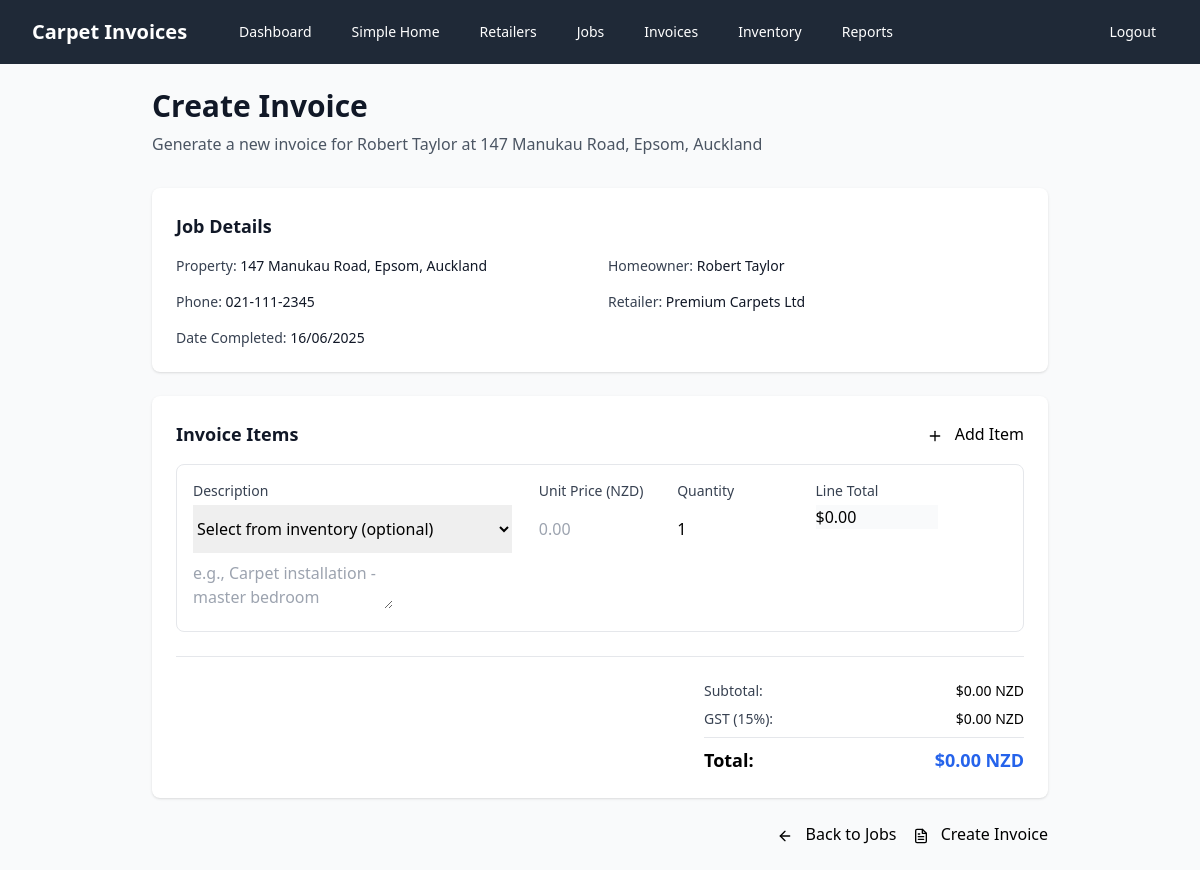
The page /invoice/add/7 (signed in) on the database its author committed.
### models.py (models this page shows, shortened)
class Job(db.Model):
    id = db.Column(db.Integer, primary_key=True)
    street_address = db.Column(db.String(200), nullable=False)
    suburb = db.Column(db.String(100), nullable=False)
    town_city = db.Column(db.String(100), nullable=False)
    retailer_id = db.Column(db.Integer, ForeignKey('retailer.id'), nullable=False)
    homeowner_name = db.Column(db.String(100), nullable=False)
    homeowner_phone = db.Column(db.String(20), nullable=False)
    date_completed = db.Column(db.Date, nullable=False)
    retailer = relationship("Retailer", back_populates="jobs")
    invoices = relationship("Invoice", back_populates="job")
    @property
    def full_address(self):
        return f"{self.street_address}, {self.suburb}, {self.town_city}"

class Retailer(db.Model):
    id = db.Column(db.Integer, primary_key=True)
    name = db.Column(db.String(100), nullable=False)
    email = db.Column(db.String(120), nullable=False)
    phone = db.Column(db.String(20), nullable=False)
    jobs = relationship("Job", back_populates="retailer")

### app.py (the view)
@app.route('/invoice/add/<int:job_id>')
@login_required
def add_invoice(job_id):
    job = db.session.get(Job, job_id)
    if not job:
        flash('Job not found!', 'error')
        return redirect(url_for('jobs'))
    inventory_items = db.session.query(InventoryItem).filter_by(is_active=True).all()
    return render_template('invoice_form.html', job=job, inventory_items=inventory_items)

### app.py (called while the page is built)
def login_required(f):
    from functools import wraps
    @wraps(f)
    def decorated_function(*args, **kwargs):
        if not session.get('logged_in'):
            return redirect(url_for('login'))
        return f(*args, **kwargs)
    return decorated_function

def format_nz_currency(amount):
    return f"${amount:.2f} NZD"

@app.template_filter('nz_currency')
def nz_currency_filter(amount):
    return format_nz_currency(amount)

@app.template_filter('nz_date')
def nz_date_filter(date):
    if date:
        return date.strftime('%d/%m/%Y')
    return ''

### templates/invoice_form.html (shortened to what this page needs)
{% extends "base.html" %}
{% block content %}
<div class="max-w-4xl mx-auto">
    <div class="mb-8">
        <h1 class="text-3xl font-bold text-gray-900">Create Invoice</h1>
        <p class="mt-2 text-gray-600">Generate a new invoice for {{ job.homeowner_name }} at {{ job.full_address }}</p>
    </div>
    <div class="bg-white rounded-lg shadow mb-6">
        <div class="p-6">
            <h2 class="text-lg font-semibold text-gray-900 mb-4">Job Details</h2>
            <div class="grid grid-cols-1 md:grid-cols-2 gap-4 text-sm">
                <div>
                    <span class="font-medium text-gray-700">Property:</span>
                    <span class="text-gray-900">{{ job.full_address }}</span>
                </div>
                <div>
                    <span class="font-medium text-gray-700">Homeowner:</span>
                    <span class="text-gray-900">{{ job.homeowner_name }}</span>
                </div>
                <div>
                    <span class="font-medium text-gray-700">Phone:</span>
                    <span class="text-gray-900">{{ job.homeowner_phone }}</span>
                </div>
                <div>
                    <span class="font-medium text-gray-700">Retailer:</span>
                    <span class="text-gray-900">{{ job.retailer.name }}</span>
                </div>
                <div>
                    <span class="font-medium text-gray-700">Date Completed:</span>
                    <span class="text-gray-900">{{ job.date_completed | nz_date }}</span>
                </div>
            </div>
        </div>
    </div>
    <form action="{{ url_for('create_invoice') }}" method="POST" class="space-y-6">
        <div class="bg-white rounded-lg shadow">
            <div class="p-6">
                <div class="flex items-center justify-between mb-4">
                    <h2 class="text-lg font-semibold text-gray-900">Invoice Items</h2>
                    <button type="button" id="add-line" class="btn-secondary">
                        <i data-feather="plus" class="inline h-4 w-4 mr-2"></i>
                        Add Item
                    </button>
                </div>
                <div id="invoice-lines" class="space-y-4">
                    <div class="invoice-line p-4 border border-gray-200 rounded-lg">
                        <div class="grid grid-cols-1 lg:grid-cols-12 gap-4 items-start">
                            <div class="lg:col-span-5">
                                <label class="block text-sm font-medium text-gray-700 mb-1">Description</label>
                                <select class="form-select touch-input mb-2 inventory-select" onchange="populateFromInventory(this)">
                                    <option value="">Select from inventory (optional)</option>
                                </select>
                                <textarea name="description[]" rows="2"
                                         class="form-textarea touch-input description-field"
                                         placeholder="e.g., Carpet installation - master bedroom"
                                         required></textarea>
                            </div>
                            <div class="lg:col-span-2">
                                <label class="block text-sm font-medium text-gray-700 mb-1">Unit Price (NZD)</label>
                                <input type="number" name="unit_price[]" step="0.01" min="0"
                                       class="form-input touch-input unit-price"
                                       placeholder="0.00" required>
                            </div>
                            <div class="lg:col-span-2">
                                <label class="block text-sm font-medium text-gray-700 mb-1">Quantity</label>
                                <input type="number" name="quantity[]" min="0.01" step="0.01"
                                       class="form-input touch-input quantity"
                                       placeholder="1" value="1" required>
                            </div>
                            <div class="lg:col-span-2">
                                <label class="block text-sm font-medium text-gray-700 mb-1">Line Total</label>
                                <div class="form-input bg-gray-50 line-total font-medium">$0.00</div>
                            </div>
                        </div>
                    </div>
                </div>
                <div class="mt-6 border-t pt-6">
                    <div class="flex justify-end">
                        <div class="w-full max-w-xs space-y-2">
                            <div class="flex justify-between text-sm">
                                <span class="font-medium text-gray-700">Subtotal:</span>
                                <span id="subtotal" class="font-medium">$0.00 NZD</span>
                            </div>
                            <div class="flex justify-between text-sm">
                                <span class="font-medium text-gray-700">GST (15%):</span>
                                <span id="gst-amount" class="font-medium">$0.00 NZD</span>
                            </div>
                            <div class="flex justify-between text-lg font-bold border-t pt-2">
                                <span>Total:</span>
                                <span id="total" class="text-blue-600">$0.00 NZD</span>
                            </div>
                        </div>
                    </div>
                </div>
            </div>
        </div>
        <div class="flex flex-col sm:flex-row gap-4 justify-end">
            <a href="{{ url_for('jobs') }}" class="btn-secondary text-center">
                <i data-feather="arrow-left" class="inline h-4 w-4 mr-2"></i>
                Back to Jobs
            </a>
            <button type="submit" class="btn-primary">
                <i data-feather="file-text" class="inline h-4 w-4 mr-2"></i>
                Create Invoice
            </button>
        </div>
    </form>
</div>
{% endblock %}

### templates/base.html (style rules this page uses)
.touch-input { min-height: 48px; font-size: 16px; }
.form-input { @apply w-full px-4 py-3 border border-gray-300 rounded-lg focus:ring-2 focus:ring-blue-500 focus:border-transparent; }
.form-select { @apply w-full px-4 py-3 border border-gray-300 rounded-lg focus:ring-2 focus:ring-blue-500 focus:border-transparent bg-white; }
.form-textarea { @apply w-full px-4 py-3 border border-gray-300 rounded-lg focus:ring-2 focus:ring-blue-500 focus:border-transparent resize-none; }
.btn-primary { @apply bg-blue-600 hover:bg-blue-700 text-white font-semibold py-3 px-6 rounded-lg transition duration-200; }
.btn-secondary { @apply bg-gray-600 hover:bg-gray-700 text-white font-semibold py-3 px-6 rounded-lg transition duration-200; }

### rows shown on the page
Job: homeowner_name "Robert Taylor", full_address "147 Manukau Road, Epsom, Auckland", homeowner_phone "021-111-2345", date_completed|nz_date "16/06/2025"
Retailer: retailer.name "Premium Carpets Ltd"
